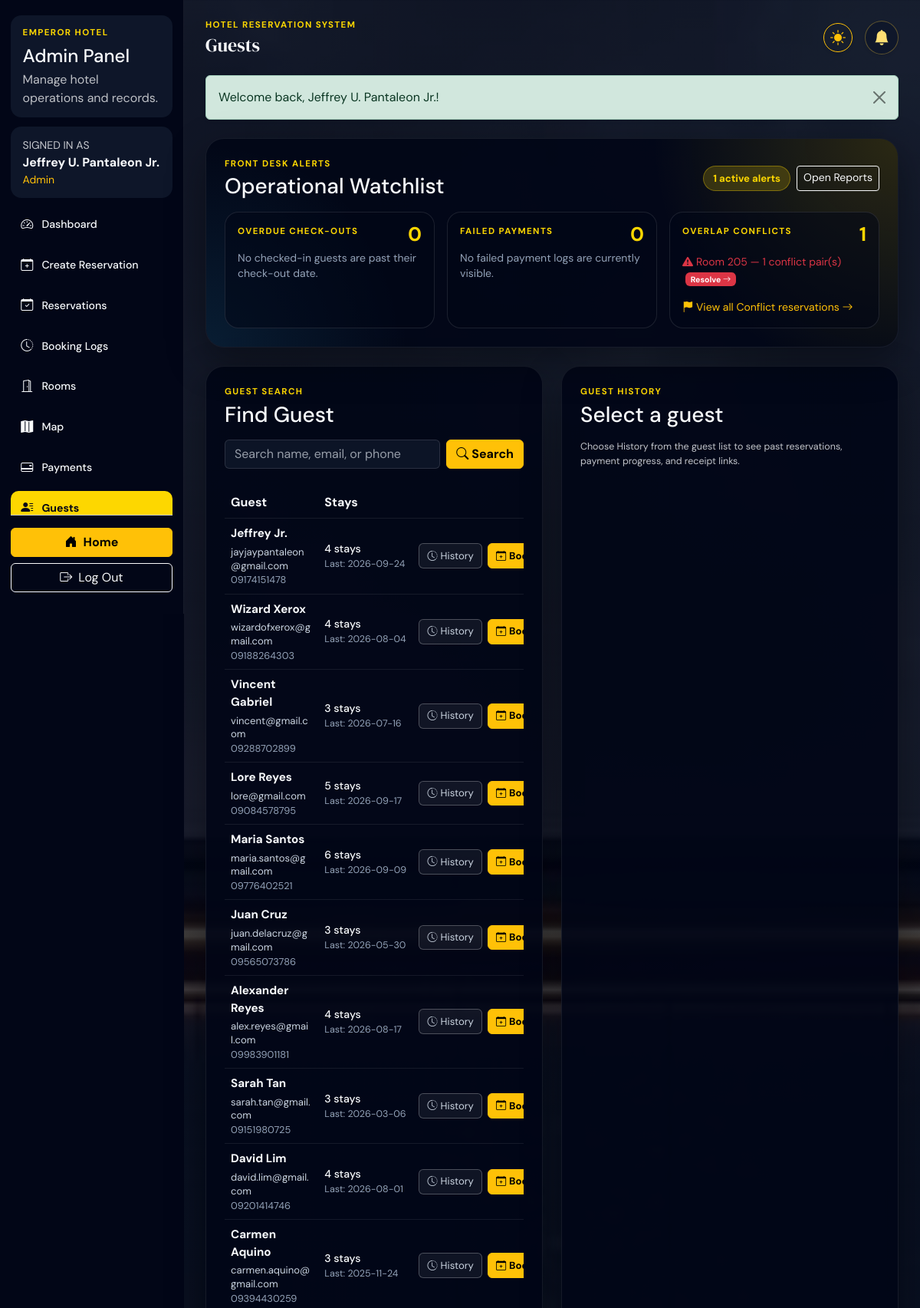
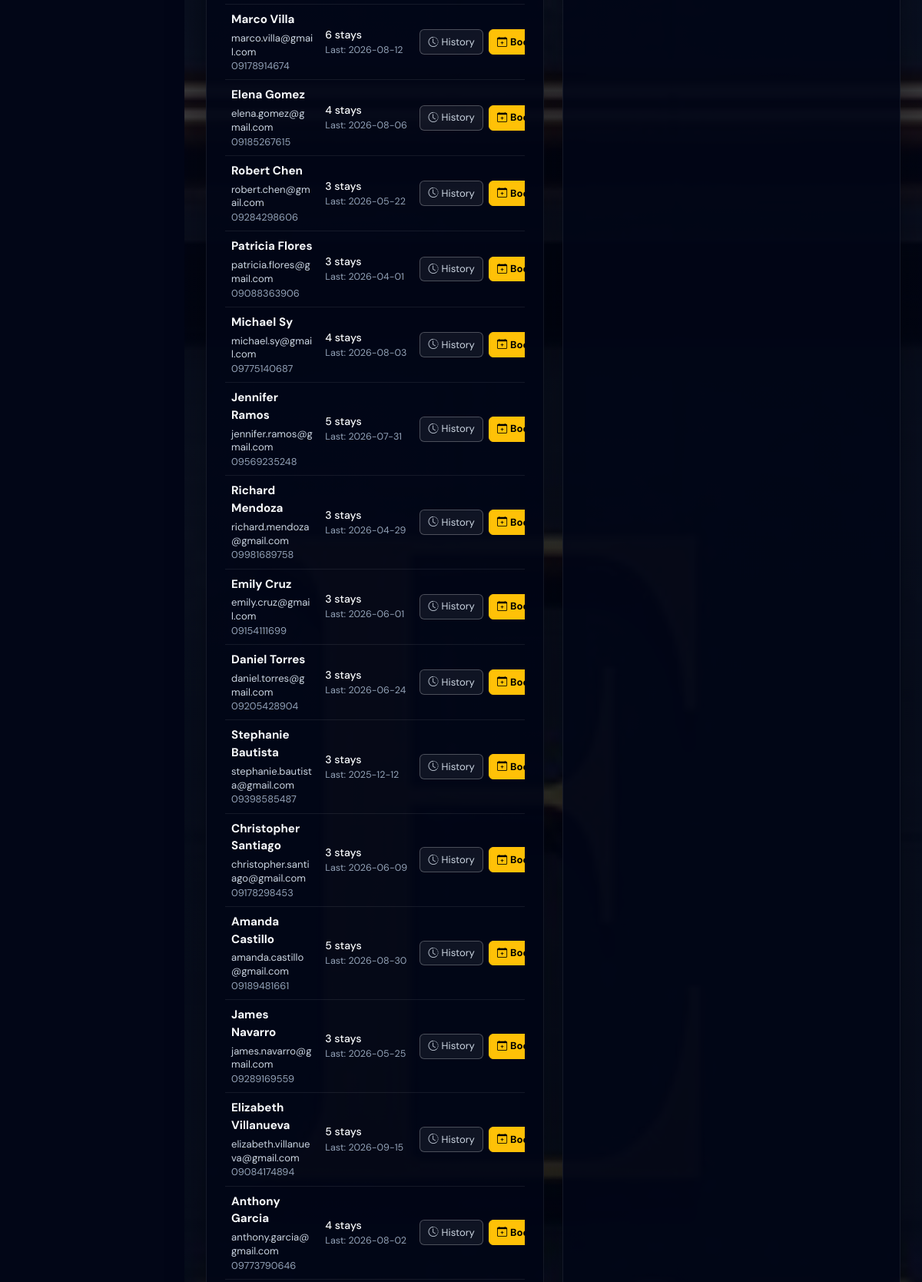
The app's page /public/admin/guests.php (signed in, upper part) with its own data (2 pictures, top to bottom).
### tables this page shows
CREATE TABLE IF NOT EXISTS guests (
    guest_id INT AUTO_INCREMENT PRIMARY KEY,
    user_id INT NULL,
    first_name VARCHAR(100) NOT NULL,
    last_name VARCHAR(100) NOT NULL,
    phone VARCHAR(30) DEFAULT NULL,
    email VARCHAR(150) DEFAULT NULL,
    created_at TIMESTAMP DEFAULT CURRENT_TIMESTAMP,
    FOREIGN KEY (user_id) REFERENCES users(user_id) ON DELETE SET NULL
);

### app/helpers/auth.php (called while the page is built, shortened)
<?php
function e(string|null|int|float $value): string
{
    return htmlspecialchars((string) $value, ENT_QUOTES, 'UTF-8');
}

### public/includes/bootstrap.php (called while the page is built, shortened)
<?php
require_once APP_ROOT . '/app/helpers/auth.php';
spl_autoload_register(static function (string $className): void {
    $modelPath = APP_ROOT . '/app/models/' . $className . '.php';
});

### app/models/Guest.php (called while the page is built, shortened)
<?php
class Guest
{
    public function search(string $term = ''): array
    {
        $term = trim($term);
        $params = [];
        $where = '';
        $statement = $this->db->prepare(
            "SELECT g.*,
                    COALESCE(stats.reservation_count, 0) AS reservation_count,
                    stats.last_stay,
                    COALESCE(stats.total_spent, 0) AS total_spent
             FROM guests g
             LEFT JOIN (
                SELECT guest_id,
                       COUNT(*) AS reservation_count,
                       MAX(check_out) AS last_stay,
                       SUM(total_amount) AS total_spent
                FROM reservations
                GROUP BY guest_id
             ) stats ON stats.guest_id = g.guest_id
             {$where}
             ORDER BY g.created_at DESC"
        );
        $statement->execute($params);
        return $statement->fetchAll();
    }
}

### public/admin/guests.php (the view, shortened to what this page needs)
<?php
require_once __DIR__ . '/../includes/bootstrap.php';
require_once __DIR__ . '/../includes/layout.php';
$db = Database::connect();
$guestModel = new Guest($db);
$searchTerm = trim((string) ($_GET['search'] ?? ''));
$selectedGuestId = (int) ($_GET['guest_id'] ?? 0);
$guests = $guestModel->search($searchTerm);
$selectedGuest = $selectedGuestId > 0 ? $guestModel->find($selectedGuestId) : null;
?>
<section class="row g-4">
    <div class="col-xl-6">
        <div class="panel-card p-4 h-100">
            <p class="eyebrow mb-1">Guest Search</p>
            <h3 class="mb-3">Find Guest</h3>
            <form method="get" class="d-flex gap-2 mb-4">
                <input class="form-control" name="search" type="search" value="<?php echo e($searchTerm); ?>" placeholder="Search name, email, or phone">
                <button class="btn btn-warning fw-semibold text-nowrap" type="submit"><i class="bi bi-search me-1"></i>Search</button>
            </form>
            <div class="table-responsive">
                <table class="table table-dark-soft align-middle mb-0">
                    <thead>
                        <tr>
                            <th>Guest</th>
                            <th>Stays</th>
                            <th class="text-end">Actions</th>
                        </tr>
                    </thead>
                    <tbody>
                        <?php foreach ($guests as $guest): ?>
                            <tr>
                                <td>
                                    <div class="guest-name-text mb-1"><?php echo e($guest['first_name'] . ' ' . $guest['last_name']); ?></div>
                                    <?php if ($guest['email']): ?>
                                        <div class="guest-email-text"><?php echo e($guest['email']); ?></div>
                                    <?php endif; ?>
                                    <?php if ($guest['phone']): ?>
                                        <div class="guest-phone-text"><?php echo e($guest['phone']); ?></div>
                                    <?php endif; ?>
                                </td>
                                <td class="text-nowrap">
                                    <div class="guest-stay-text fw-medium mb-0.5"><?php echo e((int) $guest['reservation_count']); ?> stay<?php echo (int)$guest['reservation_count'] === 1 ? '' : 's'; ?></div>
                                    <div class="guest-stay-subtext">Last: <?php echo e($guest['last_stay'] ?: 'No stay yet'); ?></div>
                                </td>
                                <td class="text-end guest-actions-cell">
                                    <div class="guest-actions-group">
                                        <a class="btn btn-outline-secondary" href="guests.php?guest_id=<?php echo e($guest['guest_id']); ?>&search=<?php echo e(urlencode($searchTerm)); ?>">
                                            <i class="bi bi-clock-history me-1"></i>History
                                        </a>
                                        <a class="btn btn-warning font-serif fw-bold" href="reservations.php?guest_id=<?php echo e($guest['guest_id']); ?>">
                                            <i class="bi bi-calendar-plus me-1"></i>Book Again
                                        </a>
                                    </div>
                                </td>
                            </tr>
                        <?php endforeach; ?>
                    </tbody>
                </table>
            </div>
        </div>
    </div>
    <div class="col-xl-6">
        <div class="panel-card p-4 h-100">
            <p class="eyebrow mb-1">Guest History</p>
            <?php if (!$selectedGuest): ?>
                <h3 class="mb-3">Select a guest</h3>
                <p class="muted-copy mb-0">Choose History from the guest list to see past reservations, payment progress, and receipt links.</p>
            <?php endif; ?>
        </div>
    </div>
</section>

### public/assets/css/admin/guests.css (style rules this page uses)
.admin-page--guests form[method="get"] { align-items: stretch; }
.guest-name-text { font-weight: 600; font-size: 0.95rem; }
.guest-email-text { word-break: break-all; font-size: 0.82rem; line-height: 1.35; }
.guest-phone-text { font-size: 0.8rem; }
.guest-stay-text { font-weight: 500; font-size: 0.88rem; }
.guest-stay-subtext { font-size: 0.78rem; }
.guest-name-text, .guest-stay-text { color: #f8fafc; }
.guest-email-text { color: #cbd5e1; }
.guest-phone-text, .guest-stay-subtext { color: #94a3b8; }
.guest-actions-cell { white-space: nowrap; }
.guest-actions-group { display: inline-flex; flex-wrap: nowrap; align-items: center; gap: 0.4rem; }
.guest-actions-group .btn { white-space: nowrap; display: inline-flex; align-items: center; justify-content: center; padding: 0.35rem 0.65rem; font-size: 0.82rem; border-radius: 0.375rem; }
.guest-actions-group .btn-outline-secondary { color: #cbd5e1; border-color: rgba(255, 255, 255, 0.25); background-color: rgba(255, 255, 255, 0.06); }

### records on screen
guests: first_name+last_name "Jeffrey Jr.", email "jayjaypantaleon@gmail.com", phone "09174151478", reservation_count "4", last_stay "2026-09-24"
guests: first_name+last_name "Wizard Xerox", email "wizardofxerox@gmail.com", phone "09188264303", reservation_count "4", last_stay "2026-08-04"
guests: first_name+last_name "Vincent Gabriel", email "vincent@gmail.com", phone "09288702899", reservation_count "3", last_stay "2026-07-16"
guests: first_name+last_name "Lore Reyes", email "lore@gmail.com", phone "09084578795", reservation_count "5", last_stay "2026-09-17"
guests: first_name+last_name "Maria Santos", email "maria.santos@gmail.com", phone "09776402521", reservation_count "6", last_stay "2026-09-09"
guests: first_name+last_name "Juan Cruz", email "juan.delacruz@gmail.com", phone "09565073786", reservation_count "3", last_stay "2026-05-30"
guests: first_name+last_name "Alexander Reyes", email "alex.reyes@gmail.com", phone "09983901181", reservation_count "4", last_stay "2026-08-17"
guests: first_name+last_name "Sarah Tan", email "sarah.tan@gmail.com", phone "09151980725", reservation_count "3", last_stay "2026-03-06"
guests: first_name+last_name "David Lim", email "david.lim@gmail.com", phone "09201414746", reservation_count "4", last_stay "2026-08-01"
guests: first_name+last_name "Carmen Aquino", email "carmen.aquino@gmail.com", phone "09394430259", reservation_count "3", last_stay "2025-11-24"
guests: first_name+last_name "Marco Villa", email "marco.villa@gmail.com", phone "09178914674", reservation_count "6", last_stay "2026-08-12"
guests: first_name+last_name "Elena Gomez", email "elena.gomez@gmail.com", phone "09185267615", reservation_count "4", last_stay "2026-08-06"
guests: first_name+last_name "Robert Chen", email "robert.chen@gmail.com", phone "09284298606", reservation_count "3", last_stay "2026-05-22"
guests: first_name+last_name "Patricia Flores", email "patricia.flores@gmail.com", phone "09088363906", reservation_count "3", last_stay "2026-04-01"
guests: first_name+last_name "Michael Sy", email "michael.sy@gmail.com", phone "09775140687", reservation_count "4", last_stay "2026-08-03"
guests: first_name+last_name "Jennifer Ramos", email "jennifer.ramos@gmail.com", phone "09569235248", reservation_count "5", last_stay "2026-07-31"
guests: first_name+last_name "Richard Mendoza", email "richard.mendoza@gmail.com", phone "09981689758", reservation_count "3", last_stay "2026-04-29"
guests: first_name+last_name "Emily Cruz", email "emily.cruz@gmail.com", phone "09154111699", reservation_count "3", last_stay "2026-06-01"
guests: first_name+last_name "Daniel Torres", email "daniel.torres@gmail.com", phone "09205428904", reservation_count "3", last_stay "2026-06-24"
guests: first_name+last_name "Stephanie Bautista", email "stephanie.bautista@gmail.com", phone "09398585487", reservation_count "3", last_stay "2025-12-12"
guests: first_name+last_name "Christopher Santiago", email "christopher.santiago@gmail.com", phone "09178298453", reservation_count "3", last_stay "2026-06-09"
guests: first_name+last_name "Amanda Castillo", email "amanda.castillo@gmail.com", phone "09189481661", reservation_count "5", last_stay "2026-08-30"
guests: first_name+last_name "James Navarro", email "james.navarro@gmail.com", phone "09289169559", reservation_count "3", last_stay "2026-05-25"
guests: first_name+last_name "Elizabeth Villanueva", email "elizabeth.villanueva@gmail.com", phone "09084174894", reservation_count "5", last_stay "2026-09-15"
guests: first_name+last_name "Anthony Garcia", email "anthony.garcia@gmail.com", phone "09773790646", reservation_count "4", last_stay "2026-08-02"

### other values on screen
$user['full_name'] "Jeffrey U. Pantaleon Jr."
$user['role'] "Admin"
$link['label'] "Dashboard"
$link['label'] "Create Reservation"
$link['label'] "Reservations"
$link['label'] "Booking Logs"
$link['label'] "Rooms"
$link['label'] "Map"
$link['label'] "Payments"
$link['label'] "Guests"
$title "Guests"
$message['message'] "Welcome back, Jeffrey U. Pantaleon Jr.!"
$totalAlertCount "1"
count($operationalAlerts['overdue_checkouts']) "0"
count($failedPayments) "0"
